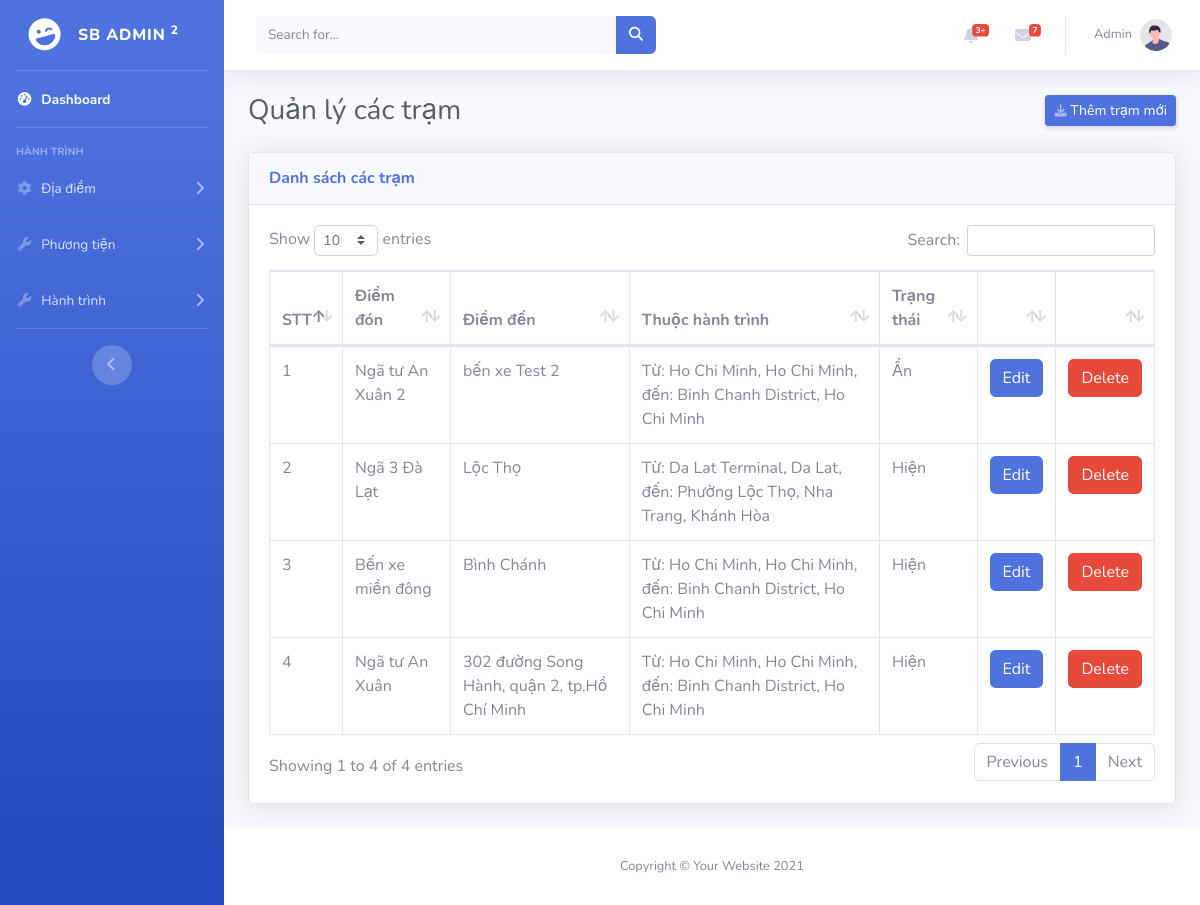
Page /admin_jimmychou/list_station.php (signed in) on the committed database.
### tables this page shows
CREATE TABLE `station` (
  `id` int(11) NOT NULL,
  `point_pick` text NOT NULL,
  `point_drop` text NOT NULL,
  `location_id` int(11) NOT NULL,
  `status` tinyint(1) NOT NULL DEFAULT 1
);

CREATE TABLE `location` (
  `id` int(11) NOT NULL,
  `location_pick` text NOT NULL,
  `location_drop` text NOT NULL,
  `status` tinyint(1) NOT NULL DEFAULT 1
);

### model/database.php (called while the page is built, shortened)
<?php
class Database
{
    public static $connection = NULL;
    public function __construct()
    {
        if(!self::$connection) {
            self::$connection = new mysqli(DB_HOST, DB_USER, DB_PASSWORD, DB_NAME, PORT);
            self::$connection->set_charset('utf8mb4');
        }
        return self::$connection;
    }
    public function select($sql)
    {
        $sql->execute();
        $items = $sql->get_result()->fetch_all(MYSQLI_ASSOC);
        return $items;
    }
}

### model/station.php (called while the page is built, shortened)
<?php
require_once "database.php";
class Station extends Database{
    function getAllStation(){
        $sql = parent::$connection->prepare("SELECT *, `station`.`location_id` as location_id, `station`.`id` as id, `location`.id as idLo, station.status as status from `station`, `location` WHERE `station`.`location_id` = `location`.`id` order by `station`.id DESC");
        return parent::select($sql);
    }
}

### admin_jimmychou/list_station.php (the view, shortened to what this page needs)
<?php
include "./header.php";
require_once "../model/station.php";
$station = new Station();
$getAllStation = $station->getAllStation();
?>
            <div class="container-fluid">
                <div class="d-sm-flex align-items-center justify-content-between mb-4">
                    <h1 class="h3 mb-0 text-gray-800">Quản lý các trạm</h1></h1>
                    <a id="myBtn" class="d-none d-sm-inline-block btn btn-sm btn-primary shadow-sm"><i class="fas fa-download fa-sm text-white-50"></i> Thêm trạm mới</a>
                </div>
                <div class="card shadow mb-4">
                    <div class="card-header py-3">
                        <h6 class="m-0 font-weight-bold text-primary">Danh sách các trạm</h6>
                    </div>
                    <div class="card-body">
                        <div class="table-responsive">
                            <table class="table table-bordered" id="dataTable" width="100%" cellspacing="0">
                                <thead>
                                    <tr>
                                        <th>STT</th>
                                        <th>Điểm đón</th>
                                        <th>Điểm đến</th>
                                        <th>Thuộc hành trình</th>
                                        <th>Trạng thái</th>
                                        <th width="5%"></th>
                                        <th width="5%"></th>
                                    </tr>
                                </thead>
                                <tbody>
                                    <?php
                                    $count = 1;
                                    foreach($getAllStation as $item){ ?>
                                        <tr>
                                            <td><?=$count++?></td>
                                            <td><?=$item['point_pick']?></td>
                                            <td><?=$item['point_drop']?></td>
                                            <td>Từ: <?=$item['location_pick']?>, đến:  <?=$item['location_drop']?></td>
                                            <td>
                                                <?php if($item['status'] === 1){echo "Hiện";}
                                                else{echo "Ẩn";}
                                                ?>
                                            </td>
                                            <td><a href="./edit_station.php?id=<?=$item['id']?>" class="btn btn-primary btnEdit">Edit</a></td>
                                            <td><a onclick="if(CheckForm() == false) return false" href="action/station/delete_station.php?id=<?=$item['id']?>" class="btn btn-danger">Delete</a></td>
                                        </tr>
                                    <?php } ?>
                                </tbody>
                            </table>
                        </div>
                    </div>
                </div>
            </div>
<?php
include "./footer.php";
?>

### rows in the picture
station: point_pick "Ngã tư An Xuân 2", point_drop "bến xe Test 2", location.location_pick "Ho Chi Minh, Ho Chi Minh", location.location_drop "Binh Chanh District, Ho Chi Minh", status "Ẩn"
station: point_pick "Ngã 3 Đà Lạt", point_drop "Lộc Thọ", location.location_pick "Da Lat Terminal, Da Lat", location.location_drop "Phường Lộc Thọ, Nha Trang, Khánh Hòa", status "Hiện"
station: point_pick "Bến xe miền đông", point_drop "Bình Chánh", location.location_pick "Ho Chi Minh, Ho Chi Minh", location.location_drop "Binh Chanh District, Ho Chi Minh", status "Hiện"
station: point_pick "Ngã tư An Xuân", point_drop "302 đường Song Hành, quận 2, tp.Hồ Chí Minh", location.location_pick "Ho Chi Minh, Ho Chi Minh", location.location_drop "Binh Chanh District, Ho Chi Minh", status "Hiện"

### other values in the picture
$current_user['name'] "Admin"
